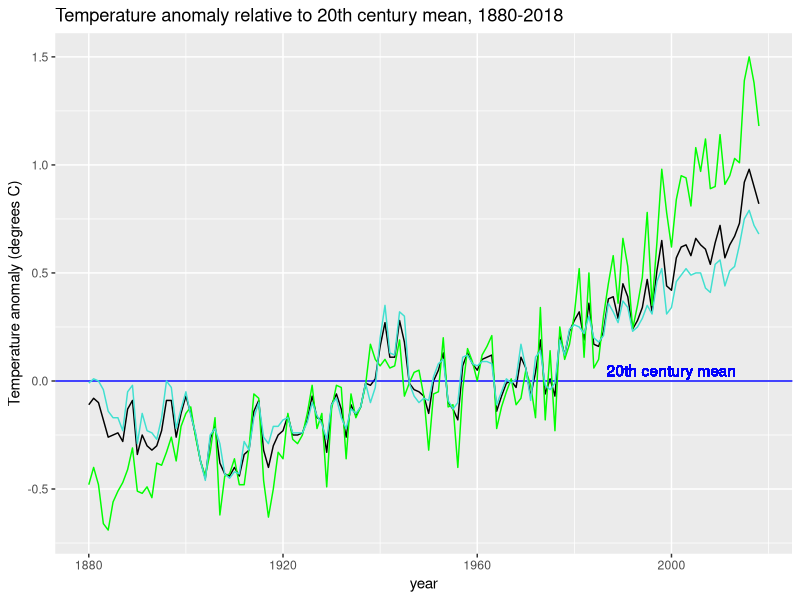
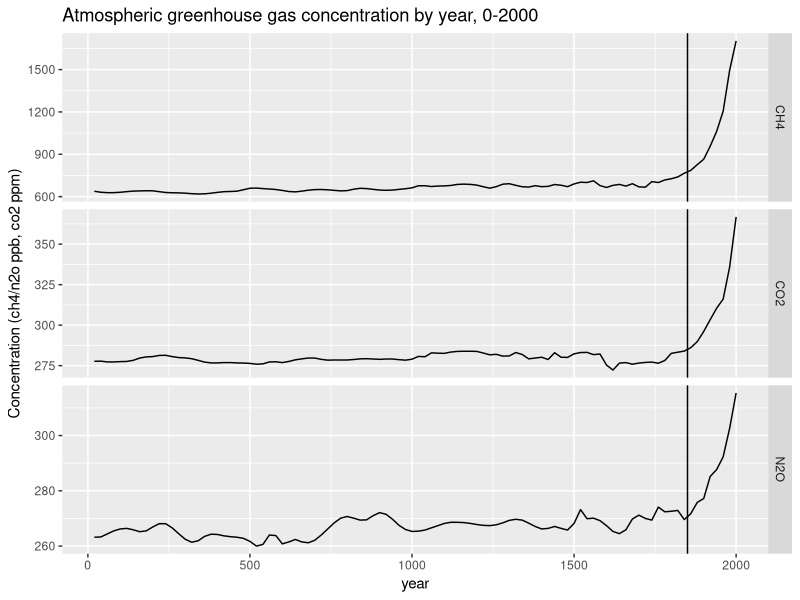
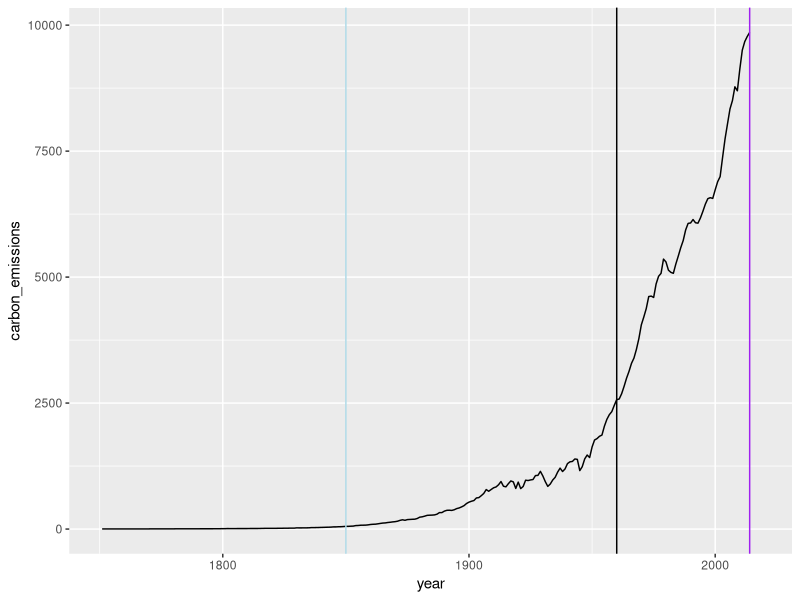
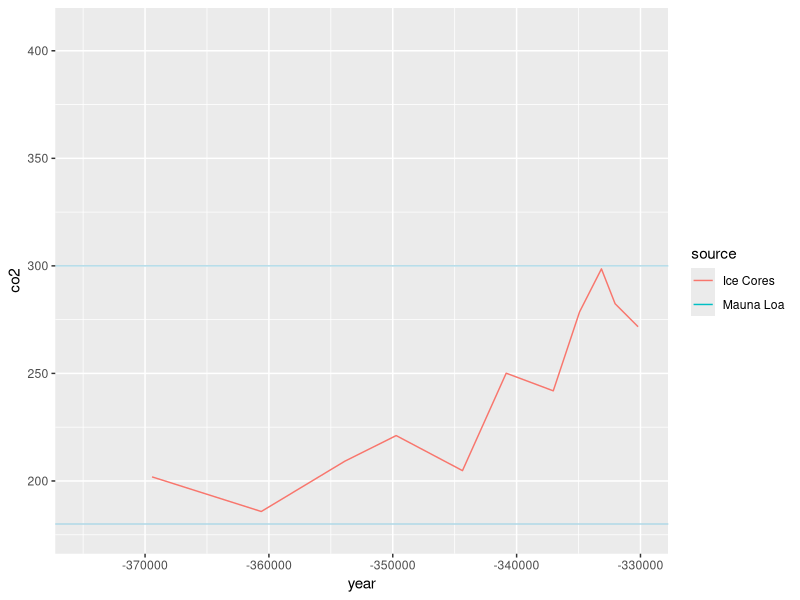

These figures' R source, in order:
# CompAssessment 2
library(tidyverse)
library(dslabs)
data(temp_carbon)
data(greenhouse_gases)
data(historic_co2)
# Question 1
temp_carbon %>% filter(!is.na(carbon_emissions)) %>% .$year %>% max()
  
# Question 2
yearfirst <- temp_carbon %>% filter(!is.na(carbon_emissions)) %>% 
  .$year %>% min()
yearlast <- temp_carbon %>% filter(!is.na(carbon_emissions)) %>% 
  .$year %>% max()
temp_carbon %>% 
  filter(year %in% c(yearfirst,yearlast) & !is.na(carbon_emissions))

# Question 3
idxFirst <- temp_carbon %>% filter(!is.na(temp_anomaly)) %>% 
  .$year %>% which.min()
idxLast <- temp_carbon %>% filter(!is.na(temp_anomaly)) %>% 
  .$year %>% which.max()
temp_carbon %>% select(year,temp_anomaly) %>%
  summarize(temp_anomaly[idxLast] - temp_anomaly[idxFirst])

# Question 4
p <- temp_carbon %>% filter(!is.na(temp_anomaly)) %>%
  ggplot(aes(year,temp_anomaly)) + geom_line()
p <- p + geom_hline(aes(yintercept = 0), color = "blue")

# Question 5
p <- p + ylab("Temperature anomaly (degrees C)") +
  ggtitle("Temperature anomaly relative to 20th century mean, 1880-2018") +
  geom_text(aes(2000,0.05,label = "20th century mean"),color = "blue")

# Question 6

# Question 7
p + geom_line(aes(year,land_anomaly), color = "green") + 
  geom_line(aes(year, ocean_anomaly), color = "turquoise")

# Question 8
greenhouse_gases %>%
  ggplot(aes(year,concentration)) +
  geom_line() +
  facet_grid(gas ~ ., scales = "free") +
  geom_vline(xintercept = 1850) +
  ylab("Concentration (ch4/n2o ppb, co2 ppm)") +
  ggtitle("Atmospheric greenhouse gas concentration by year, 0-2000")

# Question 10
temp_carbon %>% ggplot(aes(year,carbon_emissions)) + 
  geom_line() + geom_vline(xintercept = 1850, color = "lightblue") +
  geom_vline(xintercept = 2014, color = "purple") + 
  geom_vline(xintercept = 1960)

# Question 11
co2_time <- historic_co2 %>% 
  ggplot(aes(year, co2, color = source)) + geom_line()

from <- -375000
to <- -330000
# Question 12: -800000,-775000; -375000,-330000; -140000,-120000; -3000,2018
co2_time + scale_x_continuous(limits = c(from,to)) +
  geom_hline(yintercept = 180, color = "lightblue") + 
  geom_hline(yintercept = 300, color = "lightblue")
